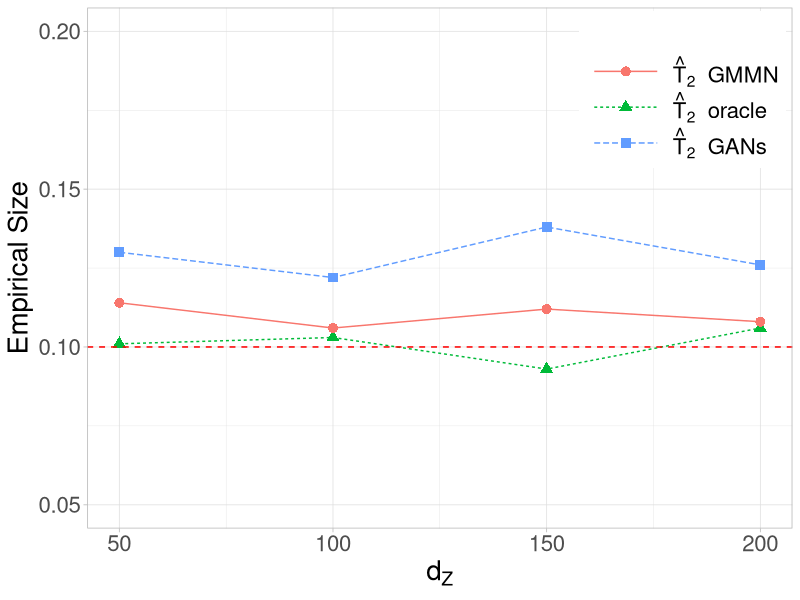
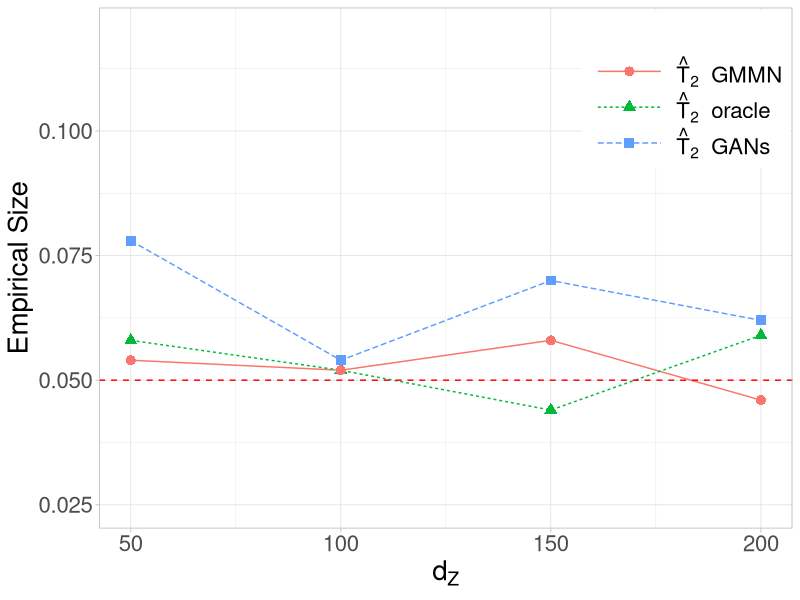
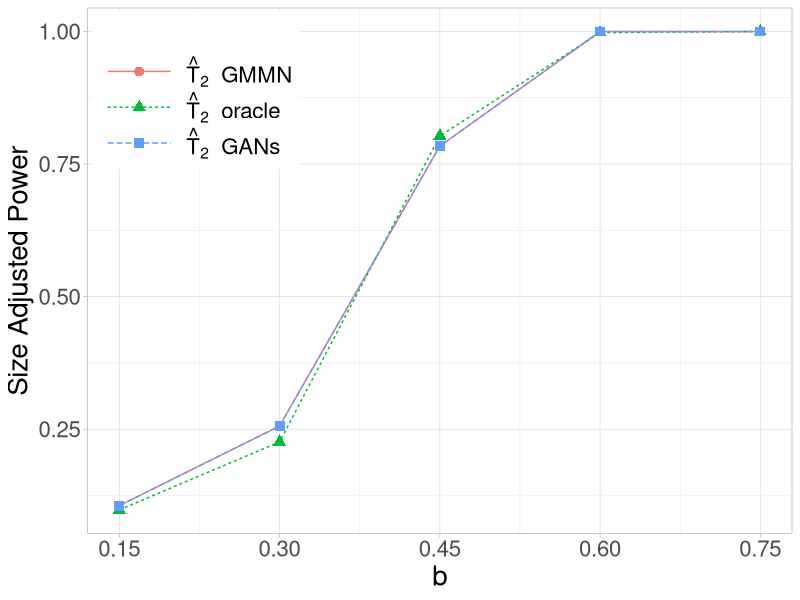
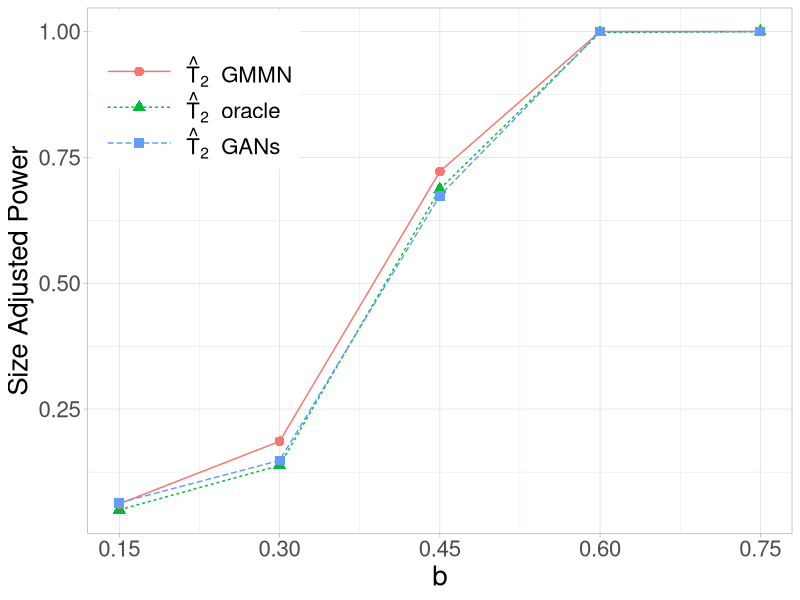
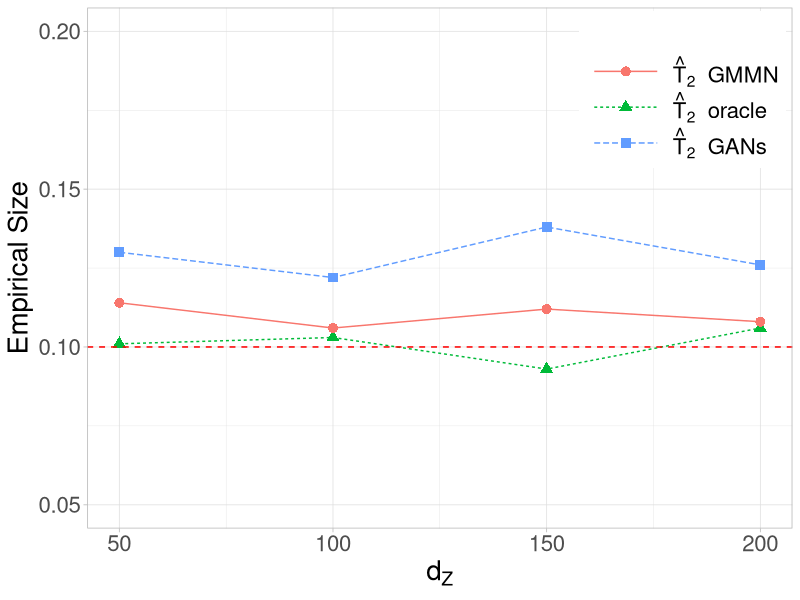
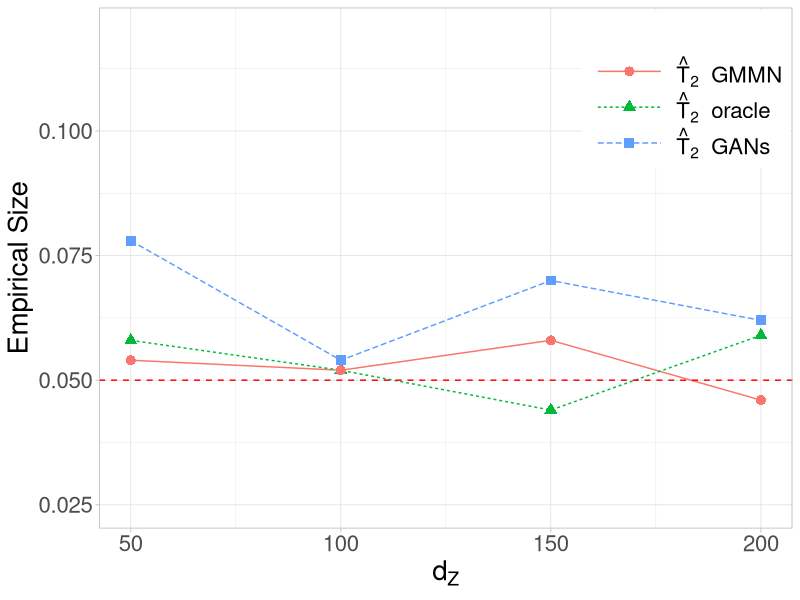
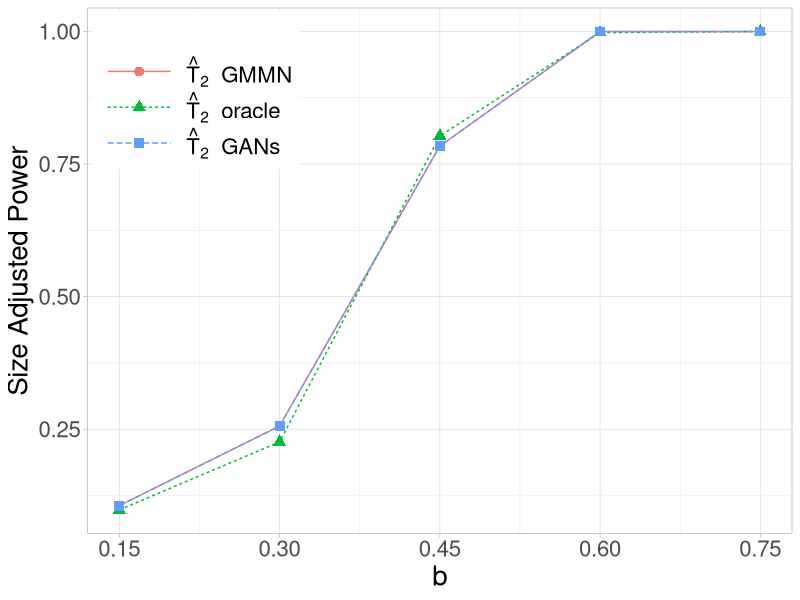
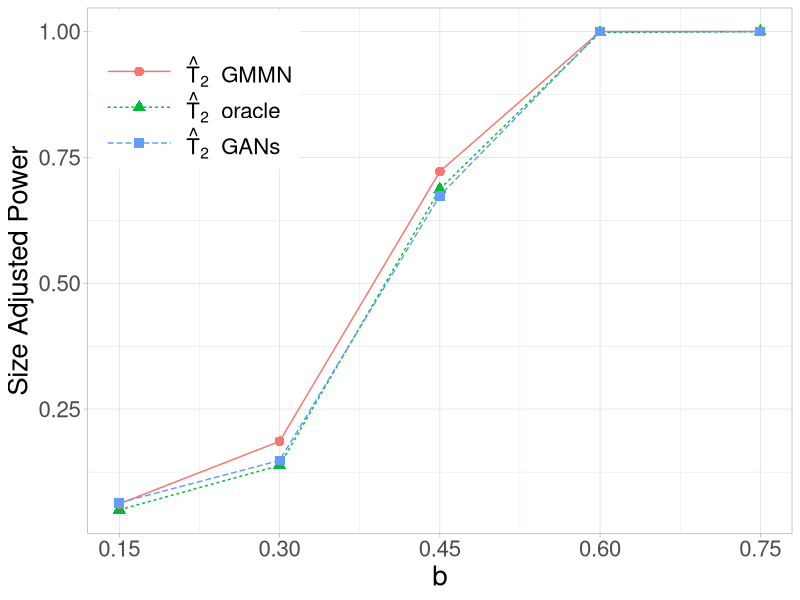

Generate these figures, in order, with R:
## ---- chunk 1
knitr::opts_chunk$set(echo = TRUE)
## ---- chunk 2
library(tidyverse)
## ---- chunk 3
gg_color_hue <- function(n) {
  hues = seq(15, 375, length = n + 1)
  hcl(h = hues, l = 65, c = 100)[1:n]
}
## ---- chunk 4
mgan_oracle <- data.frame(dim = c(50,100,150,200,250),
                   type1_error = c(10.1, 10.3, 9.3, 10.6, 10.6),
                   method = "ours Oracle")

mgan_mmd2 <- data.frame(dim = c(50,100,150,200,250),
                   type1_error = c(11.4, 10.6, 11.2, 10.8, 8.2),
                   method = "ours MMD2")

mgan_sinkhorn <- data.frame(dim = c(50,100,150,200,250),
                   type1_error = c(13, 12.2, 13.8, 12.6, 11.8),
                   method = "ours sinkhorn")
## ---- chunk 5
ggplot(data = rbind(mgan_oracle,mgan_mmd2, mgan_sinkhorn) |> filter(dim != 250) ) +
  geom_line(mapping = aes(x = dim, y = type1_error/100, col = method, linetype =  method)) +
  geom_point(mapping = aes(x = dim, y = type1_error/100, col = method, shape = method), size=3) +
  labs(x = expression(d[Z]), y = "Empirical Size" ) +
  theme_light() +
  theme(legend.position = c(1 - 0.3, 1 - 0.01), legend.justification = c(0.01, 1 - 0.01))+
  ylim(0.05, 0.20) + 
  scale_colour_manual(name = "", values = gg_color_hue(3), 
                       labels = c( bquote(hat(T)[2] ~ " GMMN"), bquote(hat(T)[2] ~ " oracle"), bquote(hat(T)[2] ~ " GANs") ) ) +
  scale_shape_discrete(name = "", 
                        labels = c( bquote(hat(T)[2] ~ " GMMN"), bquote(hat(T)[2] ~ " oracle"), bquote(hat(T)[2] ~ " GANs") ) )+
  scale_linetype_discrete(name = "", labels = c(bquote(hat(T)[2] ~ " GMMN"), bquote(hat(T)[2] ~ " oracle"), bquote(hat(T)[2] ~ " GANs") ))+
  theme(legend.key.width=unit(2,"cm"))+
  theme(text=element_text(size=20))+
  geom_hline(yintercept = 0.10, linetype = 'dashed', color = 'red')
ggsave(filename = "z_comp_MMD_Sinkhorn_size_plot_level_10.png", dpi = 350 )
## ---- chunk 6
mgan_oracle <- data.frame(dim = c(50,100,150,200,250),
                   type1_error = c(5.8, 5.2, 4.4, 5.9, 6.1),
                   method = "ours Oracle")

mgan_mmd2 <- data.frame(dim = c(50,100,150,200,250),
                   type1_error = c(5.4, 5.2, 5.8, 4.6, 3.8),
                   method = "ours MMD2")

mgan_sinkhorn <- data.frame(dim = c(50,100,150,200,250),
                   type1_error = c(7.8, 5.4, 7, 6.2, 6.2),
                   method = "ours sinkhorn")
## ---- chunk 7
ggplot(data = rbind(mgan_oracle,mgan_mmd2, mgan_sinkhorn) |> filter(dim != 250)) +
  geom_line(mapping = aes(x = dim, y = type1_error/100, col = method, linetype = method)) +
  geom_point(mapping = aes(x = dim, y = type1_error/100, col = method, shape = method), size=3) +
  labs(x = expression(d[Z]), y = "Empirical Size" ) +
  theme_light() +
  theme(legend.position = c(1 - 0.30, 1 -0.01), legend.justification = c(0.01, 1 -0.01))+
  ylim(2.5/100, 12/100) + 
  scale_colour_manual(name = "", values = gg_color_hue(3), 
                       labels = c( bquote(hat(T)[2] ~ " GMMN"), bquote(hat(T)[2] ~ " oracle"), bquote(hat(T)[2] ~ " GANs") ) ) +
  scale_shape_discrete(name = "", 
                        labels = c( bquote(hat(T)[2] ~ " GMMN"), bquote(hat(T)[2] ~ " oracle"), bquote(hat(T)[2] ~ " GANs") ) )+
  scale_linetype_discrete(name = "", labels = c(bquote(hat(T)[2] ~ " GMMN"), bquote(hat(T)[2] ~ " oracle"), bquote(hat(T)[2] ~ " GANs") ))+
  theme(legend.key.width=unit(2,"cm")) +
  theme(text=element_text(size=20))+
  geom_hline(yintercept = 0.05, linetype = 'dashed', color = 'red')
ggsave(filename = "z_comp_MMD_Sinkhorn_size_plot_level_5.png", dpi = 350 )
## ---- chunk 8
mgan_oracle <- data.frame(b = c(0.15,0.3,0.45,0.6,0.75),
                   power = c(9.8, 22.6, 80.3, 99.8, 100),
                   method = "ours Oracle")

mgan_mmd2 <- data.frame(b = c(0.15,0.3,0.45,0.6,0.75),
                   power = c(10.6, 25.6, 78.4, 100, 100),
                   method = "ours MMD2")

mgan_sinkhorn <- data.frame(b = c(0.15,0.3,0.45,0.6,0.75),
                   power = c(10.6, 25.6, 78.4, 100, 100),
                   method = "ours sinkhorn")
## ---- chunk 9
ggplot(data = rbind(mgan_oracle,mgan_mmd2, mgan_sinkhorn)) +
  geom_line(mapping = aes(x = b, y = power/100, col = method, linetype = method)) +
  geom_point(mapping = aes(x = b, y = power/100, col = method, shape = method), size=3) +
  labs(x = "b", y = "Size Adjusted Power" ) +
  theme_light()+
  scale_x_continuous(breaks = c(0.15,0.3,0.45,0.6,0.75)) + 
  theme(legend.position = c(0.01, 1 - 0.01), legend.justification = c(0.01, 1 - 0.01)) + 
  scale_colour_manual(name = "", values = gg_color_hue(3), 
                       labels = c( bquote(hat(T)[2] ~ " GMMN"), bquote(hat(T)[2] ~ " oracle"), bquote(hat(T)[2] ~ " GANs") ) ) +
  scale_shape_discrete(name = "", 
                        labels = c( bquote(hat(T)[2] ~ " GMMN"), bquote(hat(T)[2] ~ " oracle"), bquote(hat(T)[2] ~ " GANs") ) )+
  scale_linetype_discrete(name = "", labels = c(bquote(hat(T)[2] ~ " GMMN"), bquote(hat(T)[2] ~ " oracle"), bquote(hat(T)[2] ~ " GANs") ))+
  theme(legend.key.width=unit(2,"cm"))+
  theme(text=element_text(size=20))
ggsave(filename = "z_comp_MMD_Sinkhorn_power_plot_level_10.png", dpi = 350 )
## ---- chunk 10

mgan_oracle <- data.frame(b = c(0.15,0.3,0.45,0.6,0.75),
                   power = c(5, 13.8, 68.7, 99.8, 100),
                   method = "ours Oracle")

mgan_mmd2 <- data.frame(b = c(0.15,0.3,0.45,0.6,0.75),
                   power = c(6.2, 18.6, 72.2, 100, 100),
                   method = "ours MMD2")

mgan_sinkhorn <- data.frame(b = c(0.15,0.3,0.45,0.6,0.75),
                   power = c(6.4, 14.8, 67.4, 100, 100),
                   method = "ours sinkhorn")
## ---- chunk 11
ggplot(data = rbind(mgan_oracle,mgan_mmd2, mgan_sinkhorn)) +
  geom_line(mapping = aes(x = b, y = power/100, col = method, linetype = method)) +
  geom_point(mapping = aes(x = b, y = power/100, col = method, shape = method), size=3) +
  labs(x = "b", y = "Size Adjusted Power" ) +
  theme_light()+
  scale_x_continuous(breaks = c(0.15,0.3,0.45,0.6,0.75)) + 
  theme(legend.position = c(0.01, 1 - 0.01), legend.justification = c(0.01, 1 - 0.01)) + 
  scale_colour_manual(name = "", values = gg_color_hue(3), 
                       labels = c( bquote(hat(T)[2] ~ " GMMN"), bquote(hat(T)[2] ~ " oracle"), bquote(hat(T)[2] ~ " GANs") ) ) +
  scale_shape_discrete(name = "", 
                        labels = c( bquote(hat(T)[2] ~ " GMMN"), bquote(hat(T)[2] ~ " oracle"), bquote(hat(T)[2] ~ " GANs") ) )+
  scale_linetype_discrete(name = "", labels = c(bquote(hat(T)[2] ~ " GMMN"), bquote(hat(T)[2] ~ " oracle"), bquote(hat(T)[2] ~ " GANs") ))+
    theme(legend.key.width=unit(2,"cm"))+
    theme(text=element_text(size=20))
ggsave(filename = "z_comp_MMD_Sinkhorn_power_plot_level_5.png", dpi = 350 )
